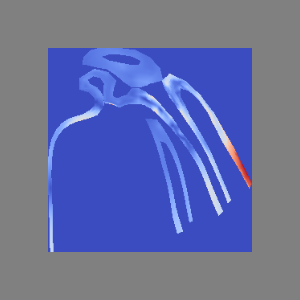

This chart was generated by the following Python code:
#!/usr/bin/env python

# Demonstrate vtkScalarsToTextureFilter converting point scalars into
# a texture image using a diverging color transfer function, displayed
# with vtkImageActor.

import os

# Factory overrides
import vtkmodules.vtkInteractionStyle  # noqa: F401
import vtkmodules.vtkRenderingFreeType  # noqa: F401
import vtkmodules.vtkRenderingOpenGL2  # noqa: F401

from vtkmodules.vtkFiltersTexture import vtkScalarsToTextureFilter
from vtkmodules.vtkIOXML import vtkXMLPolyDataReader
from vtkmodules.vtkRenderingCore import (
    vtkColorTransferFunction,
    vtkImageActor,
    vtkRenderWindow,
    vtkRenderWindowInteractor,
    vtkRenderer,
)

data_dir = os.environ.get("VPE_DATA_DIR", os.path.dirname(os.path.abspath(__file__)))

# Read polydata with ACCL point scalars
reader = vtkXMLPolyDataReader()
reader.SetFileName(os.path.join(data_dir, "can_slice.vtp"))

# Diverging color transfer function
color_transfer_function = vtkColorTransferFunction()
color_transfer_function.SetVectorModeToMagnitude()
color_transfer_function.SetColorSpaceToDiverging()
color_transfer_function.AddRGBPoint(0.0, 59.0 / 255.0, 76.0 / 255.0, 192.0 / 255.0)
color_transfer_function.AddRGBPoint(7.0e6, 221.0 / 255.0, 221.0 / 255.0, 221.0 / 255.0)
color_transfer_function.AddRGBPoint(1.4e7, 180.0 / 255.0, 4.0 / 255.0, 38.0 / 255.0)
color_transfer_function.Build()

# Scalars to texture filter
scalars_to_texture = vtkScalarsToTextureFilter()
scalars_to_texture.SetInputArrayToProcess(0, 0, 0, 0, "ACCL")  # FIELD_ASSOCIATION_POINTS = 0
scalars_to_texture.SetTextureDimensions(256, 256)
scalars_to_texture.SetTransferFunction(color_transfer_function)
scalars_to_texture.UseTransferFunctionOn()
scalars_to_texture.SetInputConnection(reader.GetOutputPort())

# Display the generated texture image
actor = vtkImageActor()
actor.GetMapper().SetInputConnection(scalars_to_texture.GetOutputPort(1))

# Renderer
renderer = vtkRenderer()
renderer.SetBackground(0.5, 0.5, 0.5)
renderer.AddActor(actor)

# Window
render_window = vtkRenderWindow()
render_window.AddRenderer(renderer)
render_window.SetSize(300, 300)
render_window.SetWindowName("scalars to texture")

# Scene
renderer.ResetCamera()

# Interactor
interactor = vtkRenderWindowInteractor()
interactor.SetRenderWindow(render_window)

interactor.Initialize()
interactor.Start()
